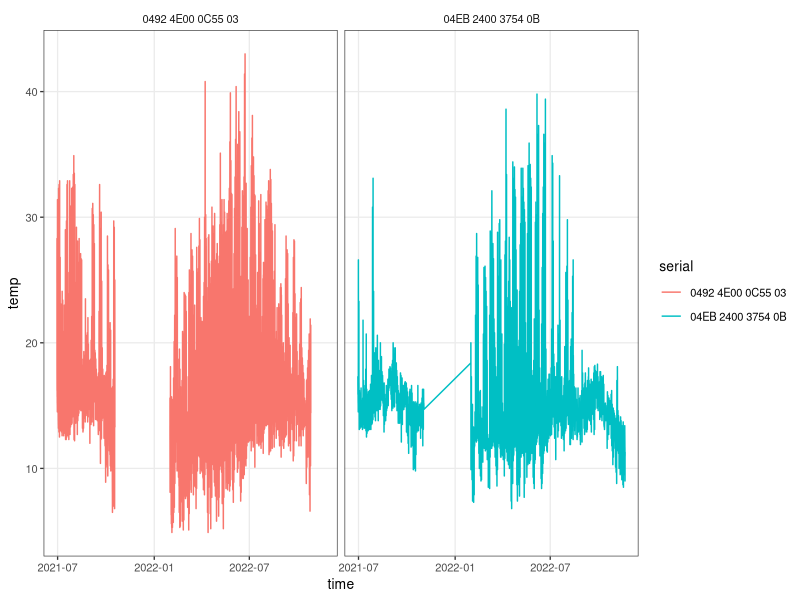

This chart was generated by the following R code:
################################################################################
##' @title Analyze Hewatt temperature data
##' @author Robin Elahi
##' @date 2022-12-14
##' @log 
################################################################################

#### PACKAGES, DATA ####
library(here)
library(tidyverse)
library(lubridate)

theme_set(theme_bw(base_size = 10) + 
            theme(panel.grid.minor = element_blank(), 
                  strip.background = element_blank()))

# Hewatt high zone
d1 <- read_csv("data_output/envlogger_04924E000C5503.csv")

# Hewatt low zone
d2 <- read_csv("data_output/envlogger_04EB240037540B.csv")

# Combine
d <- rbind(d1, d2)

# Plot raw data
d %>% 
  ggplot(aes(time, temp, color = serial)) + 
  facet_wrap(~ serial) +
  geom_line()

#### SUMMARIZE DAILY TEMPERATURE ####

